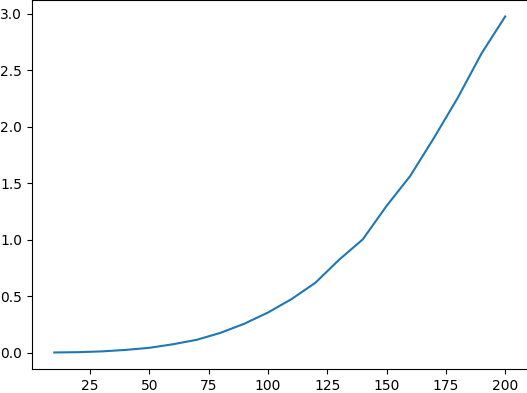

Write Python code to recreate this figure.
def matrix_multiply(A, B):
    m, el, n = len(A), len(A[0]), len(B[0])
    C = [[sum([A[i][k] * B[k][j] for k in range(el)])
          for j in range(n)] for i in range(m)]
    return C

if __name__ == '__main__':
    from numpy.random import normal
    import matplotlib.pyplot as plt
    from time import time

    N = range(10, 210, 10)
    T = []
    for n in N:
        A = normal(0, 1, (n, n)).tolist()
        t0 = time()
        matrix_multiply(A, A)
        t1 = time()
        print(n, end=', ')
        T.append(t1 - t0)
    plt.plot(N, T), plt.show()
    #plt.savefig('mat_product4.png', bbox_inches='tight', pad_inches=0)
